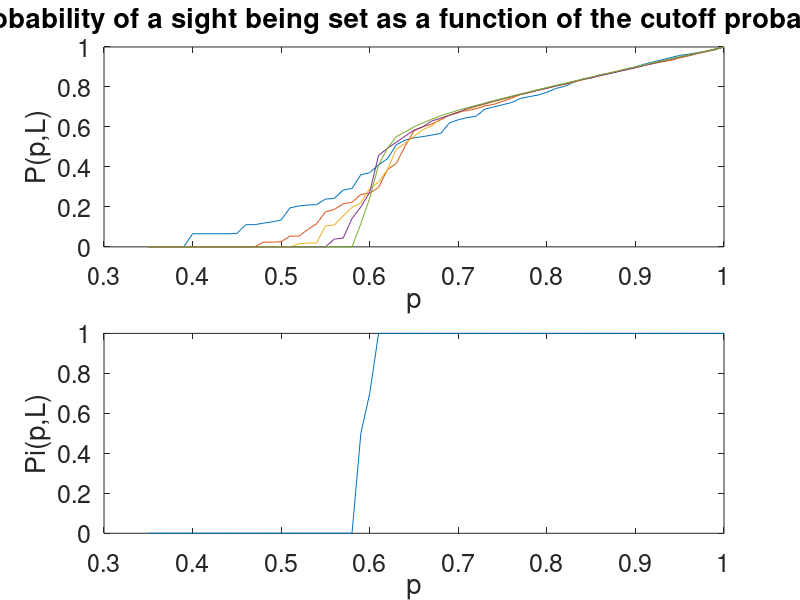

This chart was generated by the following MATLAB code:


%
% Program to generate P(p,L) and Pi(p,L)

nsample = 10;                  % number of grid samples        
p = (0.35:0.01:1.0);           % probability span
nx = size(p,2);                % number of probabilities to run for
lstart = 3;                    % system size start
lend = 7;                      % system size stop

Pi = zeros(nx,lend);           % Pi(p,L) = p(probabiliity of having percolation)           
P = zeros(nx,lend);            % P(p,L)  = p(a sight is set as 1) = true if z < p(i) 
lvalue = zeros(lend);    
clf reset;        

legends = zeros(1,(lend-lstart));                    % list of legends

for lcount = lstart:lend
    count = lcount
    lx = 2^count;                                    % make lx*ly area that has size (2^count)^2
    ly = lx;
    Total_area = lx*ly;
    for ns = 1:nsample
        z=rand(lx,ly);                               % (lx*ly) matrix of random distributed numbers in [0,1]
        for i = 1:nx
            zz = z<p(i);                             % binary mx. 
            [lw,num]=bwlabel(zz ,4);                 % lw - mx of clusters. num = N_total
            perc_y = intersect(lw(:,1),lw(:,ly));    % perc_y = #spanning clusters in y direction
            perc_x = intersect(lw(1,:),lw(lx ,:));   % perc_x = #spanning clusters in x direction
            perc_u = union(perc_x ,perc_y);          % perc = #spanning clusters
            perc = find(perc_u > 0);
            if (length(perc) > 0)                    % If we have percolation:
                Pi(i,lcount) = Pi(i,lcount) + 1;     %  
                s = regionprops(lw,'Area');          %
                area = cat(1,s.Area);                % 
                ar = sum(area(perc_u(perc)));        % find area, ar, of percolation 
                P(i,lcount) = P(i,lcount) + ar/Total_area;  % P(p,L)
            end
        end
    end
    
    P(:,lcount) = P(:,lcount)/nsample;     % mean
    Pi(:,lcount) = Pi(:,lcount)/nsample;   % mean
    
    % plotting:
    
    legends((lcount - lstart + 1)) = count; %num2str(count,'%g');
    title('Probability of percolation as a function of the cutoff probability')
    subplot(2,1,1);
    plt1 = plot(p,P(:,lcount));
    xlabel('p'); ylabel('P(p,L)');
    set(gca,'FontSize',18)
    hold on
  
    title('Probability of a sight being set as a function of the cutoff probability')
    subplot(2,1,2);
    plt2 = plot(p,Pi(:,lcount));
    xlabel('p'); ylabel('Pi(p,L)');
    set(gca,'FontSize',18)
    drawnow
end

%legends
%legends(:) = num2str(legends(:),'%s')
%llength = length(legends);
%legneds2 = []
%for i = 1:llength
%    legends2(i) = legends(i);
%end

%legend(legends)

%%%%%%%%%%%%%%%%%%%%%%%%%%%%%%%%%%%%%%%%%%%%%%%%%%%%%%%%%%%%%%%%%%%%%%%%%
%
% We see that the probability of a sight being set as a function of the
% cutoff probability is closing up on the value 0.6.
%
% 
hold off

